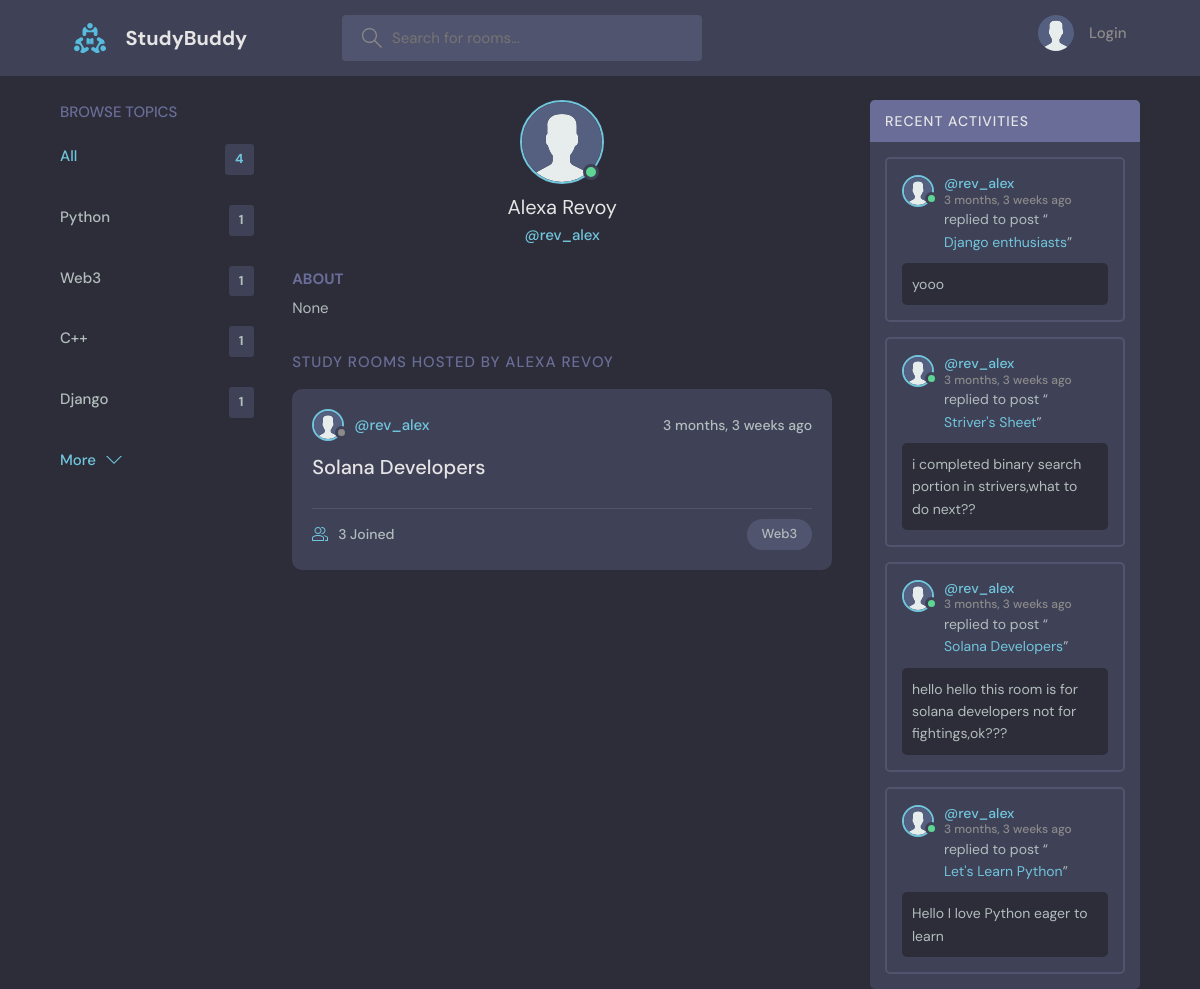
The app's page /profile/2/ with its own data.
### base/models.py (models this page shows, shortened)
class Topic(models.Model):
    name = models.CharField(max_length=200)

class User(AbstractUser):
    name = models.CharField(max_length=200,null=True)
    email = models.EmailField(unique=True)
    bio = models.TextField(null=True)
    avatar =models.ImageField(null=True,default="avatar.svg")
    USERNAME_FIELD = 'email'
    REQUIRED_FIELDS = []

class Room(models.Model):
    host= models.ForeignKey(User, on_delete=models.SET_NULL,null=True)
    topic=models.ForeignKey(Topic, on_delete=models.SET_NULL,null=True)
    name = models.CharField(max_length=200)
    description = models.TextField(null=True,blank=True)
    participants =models.ManyToManyField(User,related_name='participants',blank=True)
    updated = models.DateTimeField(auto_now=True)
    created = models.DateTimeField(auto_now_add=True)
    class Meta:
        ordering = ['-updated','-created']
    def __str__(self):
        return self.name

class Message(models.Model):
    user= models.ForeignKey(User, on_delete=models.CASCADE)
    room= models.ForeignKey(Room, on_delete=models.CASCADE)
    body=models.TextField()
    updated = models.DateTimeField(auto_now=True)
    created = models.DateTimeField(auto_now_add=True)
    class Meta:
        ordering = ['-updated','-created']

### base/views.py (the view)
# urls.py: path('profile/<str:pk>/',views.userProfile,name="user-profile"),
def userProfile(request,pk):
    user=User.objects.get(id=pk)
    rooms=user.room_set.all()
    room_messages=user.message_set.all()
    topics=Topic.objects.all()
    context = {'user':user,'rooms':rooms,'room_messages':room_messages,'topics':topics}
    return render(request,'base/profile.html',context)

### base/templates/base/profile.html (shortened to what this page needs)
{% extends 'main.html' %}
{% block content %}
  <main class="profile-page layout layout--3">
    <div class="container">
      {%include 'base/topics_component.html'%}
      <div class="roomList">
        <div class="profile">
          <div class="profile__avatar">
            <div class="avatar avatar--large active">
              <img src="{{user.avatar.url}}" />
            </div>
          </div>
          <div class="profile__info">
            <h3>{{user.name}}</h3>
            <p>@{{user.username}}</p>
        </div>
          <div class="profile__about">
            <h3>About</h3>
            <p>
             {{user.bio}}
            </p>
          </div>
        </div>
        <div class="roomList__header">
          <div>
            <h2>Study Rooms Hosted by {{user.name}}</a>
            </h2>
          </div>
        </div>
        {% include 'base/feed_component.html' %}
      </div>
      {% include 'base/activity_component.html' %}
    </div>
  </main>
{% endblock %}

### templates/main.html (shortened to what this page needs)
<!DOCTYPE html>
{% load static %}
<html lang="en">
  <head>
    <link rel="stylesheet" href="{% static 'styles/style.css' %}" />
  </head>
  <body>
    {% include 'navbar.html'%}
    {% block content %}
    {% endblock %}
  </body>
</html>

### templates/navbar.html (shortened to what this page needs)
{% load static %}
<header class="header header--loggedIn">
    <div class="container">
      <a href="{% url 'home'%}" class="header__logo">
        <img src="{% static 'images/logo.svg' %}" />
        <h1>StudyBuddy</h1>
      </a>
      <form class="header__search" method="GET" action={% url 'home'%}>
        <label>
          <input name="q" placeholder="Search for rooms..." />
        </label>
      <nav class="header__menu">
        {% if request.user.is_authenticated %}
        <div class="header__user">
          <a href="{% url 'update-user' %}">
            <div class="avatar avatar--medium active">
              <img src="{{request.user.avatar.url}}" />
            </div>
            <p>{{request.user.name}} <span>@{{request.user.username}}</span></p>
          </a>
          <button class="dropdown-button">
            <svg version="1.1" xmlns="http://www.w3.org/2000/svg" width="32" height="32" viewBox="0 0 32 32">
              <title>chevron-down</title>
              <path d="M16 21l-13-13h-3l16 16 16-16h-3l-13 13z"></path>
            </svg>
          </button>
        </div>
           {% else %}
      <a href="{% url 'login'%}">
          <img src="{% static 'images/avatar.svg'%}" />
          <p>Login</p>
        </a>
        {%endif%}
      </nav>
    </div>
  </header>

### base/templates/base/topics_component.html
<div class="topics">
    <div class="topics__header">
      <h2>Browse Topics</h2>
    </div>
    <ul class="topics__list">
      <li>
        <a href="{% url 'home'%}" class="active">All <span>{{topics.count}}</span></a>
      </li>
    {% for topic in topics %}
      <li>
        <a href="{% url 'home' %}?q={{topic.name}}">{{topic.name}} <span>{{topic.room_set.all.count}}</span></a>
      </li>
      {% endfor %}
    </ul>
    <a class="btn btn--link" href="{% url 'topics' %}">
      More
      <svg version="1.1" xmlns="http://www.w3.org/2000/svg" width="32" height="32" viewBox="0 0 32 32">
        <title>chevron-down</title>
        <path d="M16 21l-13-13h-3l16 16 16-16h-3l-13 13z"></path>
      </svg>
    </a>
  </div>

### base/templates/base/feed_component.html (shortened to what this page needs)
{% for room in rooms%}
<div class="roomListRoom">
            <div class="roomListRoom__header">
              <a href="{% url 'user-profile' room.host.id %}" class="roomListRoom__author">
                <div class="avatar avatar--small">
                  <img src="{{room.host.avatar.url}}" />
                </div>
                <span>@{{room.host.username}}</span>
              </a>
              <div class="roomListRoom__actions">
                <span>{{room.created|timesince}} ago</span>
              </div>
            </div>
            <div class="roomListRoom__content">
              <a href="{% url 'room' room.id %}">{{room.name}}</a>
            </div>
            <div class="roomListRoom__meta">
              <a href="{% url 'room' room.id %}" class="roomListRoom__joined">
                {{room.participants.all.count}} Joined
              </a>
              <p class="roomListRoom__topic">{{room.topic.name}}</p>
            </div>
          </div>
          {% endfor%}

### base/templates/base/activity_component.html (shortened to what this page needs)
<div class="activities">
    <div class="activities__header">
      <h2>Recent Activities</h2>
    </div>
    {% for message in room_messages %}
    <div class="activities__box">
      <div class="activities__boxHeader roomListRoom__header">
        <a href="{% url 'user-profile' message.user.id %}" class="roomListRoom__author">
          <div class="avatar avatar--small active">
            <img src="{{message.user.avatar.url}}" />
          </div>
          <p>
            @{{message.user.username}}
            <span>{{message.created|timesince}} ago</span>
          </p>
        </a>
      </div>
      <div class="activities__boxContent">
        <p>replied to post “<a href="{% url 'room' message.room.id %}">{{message.room}}</a>”</p>
        <div class="activities__boxRoomContent">
          {{message.body}}
        </div>
      </div>
    </div>
    {% endfor %}
  </div>

### records on screen
Topic: name "Python", room_set.all.count "1"
Topic: name "Web3", room_set.all.count "1"
Topic: name "C++", room_set.all.count "1"
Topic: name "Django", room_set.all.count "1"
User: avatar (placeholder picture), name "Alexa Revoy", username "rev_alex", bio "None", name "ALEXA REVOY"
Room: host.avatar (placeholder picture), host.username "rev_alex", created "3 months, 3 weeks", name "Solana Developers", participants.all.count "3", topic.name "Web3"
Message: user.avatar (placeholder picture), user.username "rev_alex", created "3 months, 3 weeks", room "Django enthusiasts", body "yooo"
Message: user.avatar (placeholder picture), user.username "rev_alex", created "3 months, 3 weeks", room "Striver's Sheet", body "i completed binary search portion in strivers,what to do next??"
Message: user.avatar (placeholder picture), user.username "rev_alex", created "3 months, 3 weeks", room "Solana Developers", body "hello hello this room is for solana developers not for fightings,ok???"
Message: user.avatar (placeholder picture), user.username "rev_alex", created "3 months, 3 weeks", room "Let's Learn Python", body "Hello I love Python eager to learn"

### other values on screen
{{ topics.count }} "4"
